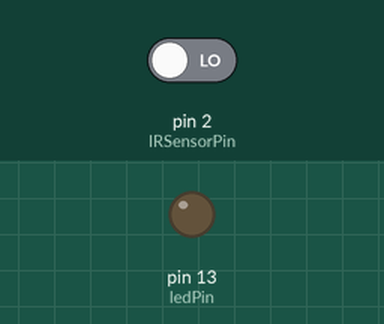
Bench run of a sketch on a simulated Arduino Uno, built with avr-gcc and run on an emulated ATmega328P. Shown: output pins drawn as LEDs (lit = HIGH). Inputs (shaded band) come from the test bench; at power-on: pin 2 (IRSensorPin) LOW.

Above: at 1.2 s.
1.3 s: pin 2 (IRSensorPin) driven HIGH
At 2.1 s:
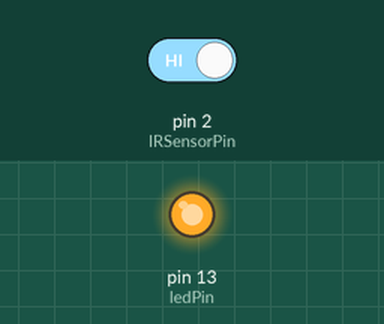
2.8 s: pin 2 (IRSensorPin) driven LOW
At 3.3 s:
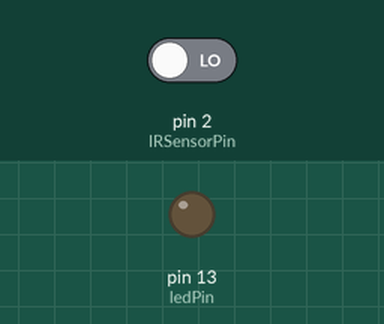
Timing chart, 0 to 5.8 s (numbered marks = the images above; inputs shaded):
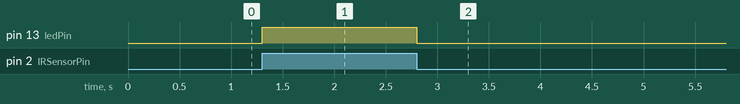

Measured:
- after the input at 1.3 s, pin 13 (ledPin): LOW → HIGH at once
- after the input at 2.8 s, pin 13 (ledPin): HIGH → LOW at once

The sketch:

2ir_sensor.ino
```cpp
const int IRSensorPin = 2; // IR Sensor is connected to digital pin 2
const int ledPin = 13;     // LED is connected to digital pin 13

void setup() {
  pinMode(IRSensorPin, INPUT); // set IRSensorPin as input
  pinMode(ledPin, OUTPUT);     // set ledPin as output
}

void loop() {
  int sensorValue = digitalRead(IRSensorPin); // read the input from the sensor

  // if the sensor's output is HIGH (obstacle detected), turn on the LED
  if (sensorValue == HIGH) {
    digitalWrite(ledPin, HIGH);
  }
  // if the sensor's output is LOW (no obstacle), turn off the LED
  else {
    digitalWrite(ledPin, LOW);
  }
}
```
